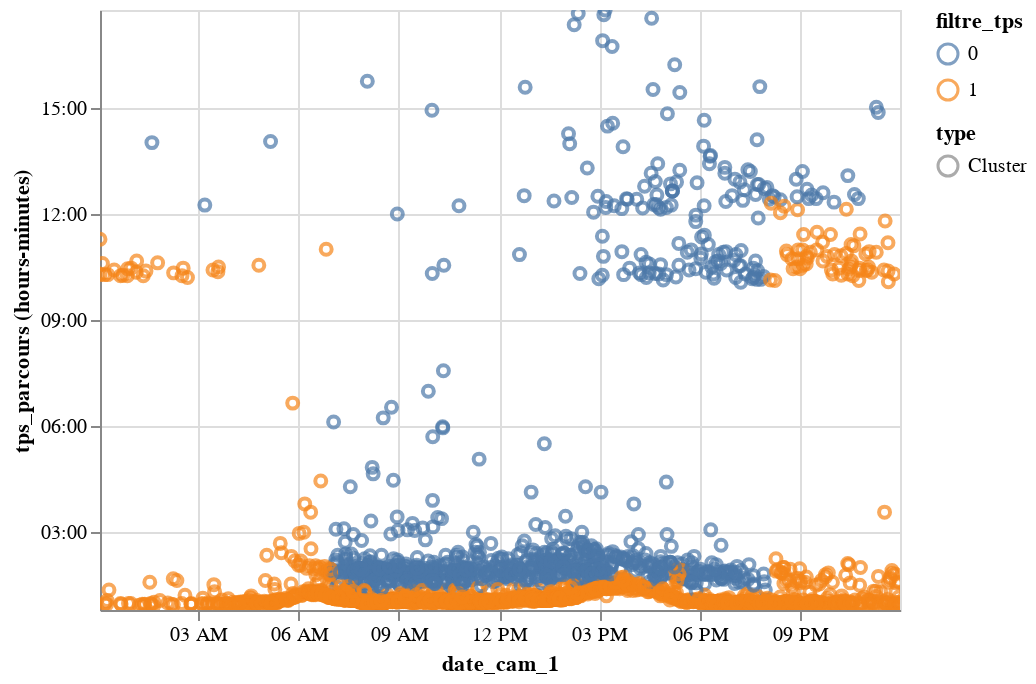

Source (notebook cell):
### Code cell


### Figure 1 — Vega-Lite specification as saved in the notebook (floating-point values rounded to 4 significant figures; data arrays with more than 128 entries replaced by an {"elided": "..."} marker saying what was removed)
{"$schema": "https://vega.github.io/schema/vega-lite/v2.6.0.json", "config": {"view": {"height": 300, "width": 400}}, "data": {"name": "data-cf6bd1ceea418097069337c5bca08370"}, "datasets": {"data-cf6bd1ceea418097069337c5bca08370": {"elided": "2962 records"}}, "encoding": {"color": {"field": "filtre_tps", "type": "nominal"}, "shape": {"field": "type", "type": "nominal"}, "tooltip": {"field": "tps_parcours", "timeUnit": "hoursminutes", "type": "temporal"}, "x": {"field": "date_cam_1", "type": "temporal"}, "y": {"field": "tps_parcours", "timeUnit": "hoursminutes", "type": "temporal"}}, "mark": "point", "selection": {"selector045": {"bind": "scales", "encodings": ["x", "y"], "mark": {"fill": "#333", "fillOpacity": 0.125, "stroke": "white"}, "on": "[mousedown, window:mouseup] > window:mousemove!", "resolve": "global", "translate": "[mousedown, window:mouseup] > window:mousemove!", "type": "interval", "zoom": "wheel!"}}}
